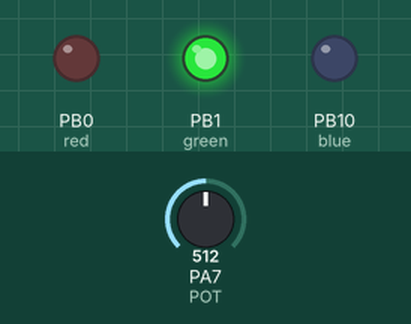
This sketch was run on a simulated STM32 Blue Pill. Shown: output pins drawn as LEDs (lit = HIGH). The test bench sets the inputs (shaded band); at power-on: PA7 (POT) = 512.

Above: at 1.2 s.
1.3 s: PA7 (POT) set to 159
2.8 s: PA7 (POT) set to 147
At 3.5 s:
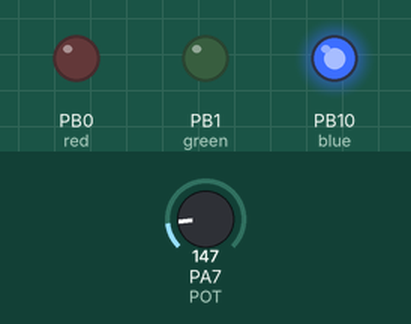
4.3 s: PA7 (POT) set to 129
At 4.6 s:
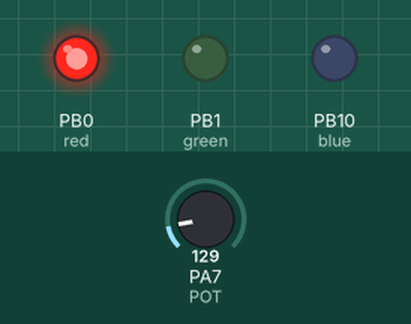
5.8 s: PA7 (POT) set to 149
At 7.0 s:
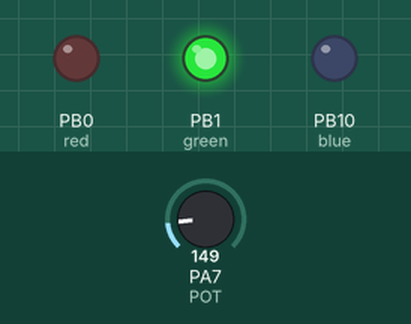
7.3 s: PA7 (POT) set to 122
At 8.1 s:
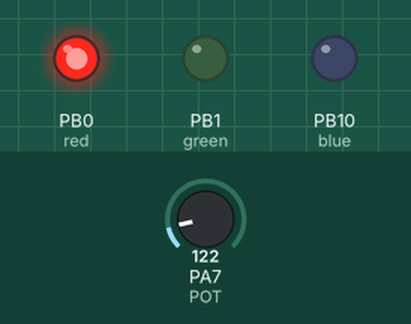
Timing chart, 0 to 9.8 s (numbered marks = the images above; inputs shaded):
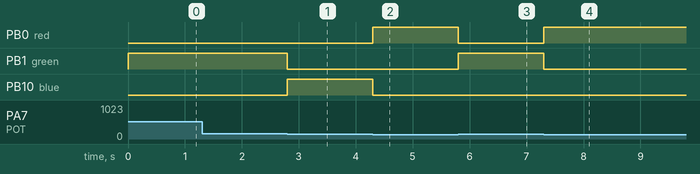

The sketch:

Temperature_Sensor.ino
```cpp
int red=PB0;
int green=PB1;
int blue=PB10;
int POT=PA7;
void setup() {
  // put your setup code here, to run once:
  pinMode(red,OUTPUT);
  pinMode(green,OUTPUT);
  pinMode(blue,OUTPUT);
  pinMode(POT,INPUT);

}

void loop() {
  // put your main code here, to run repeatedly:

  int val=analogRead(POT);
  // val=map(val, 100, 300, 0, 255);
  if (val<139)
  {
    digitalWrite(red,HIGH);
    digitalWrite(green,LOW);
    digitalWrite(blue,LOW);
  }
  else if(val>147)
  {
    digitalWrite(red,LOW);
    digitalWrite(green,HIGH);
    digitalWrite(blue,LOW);
  }
  else
  {
    digitalWrite(red,LOW);
    digitalWrite(green,LOW);
    digitalWrite(blue,HIGH);
  }
}
```

Measured:
- the behaviour switches between 148 and 147 on PA7 (POT) (found by bisection; images 0 and 1)
- after the input at 1.3 s, every drawn part: stays the same
- after the input at 2.8 s, PB1 (green): HIGH → LOW at once; PB10 (blue): LOW → HIGH at once
- after the input at 4.3 s, PB0 (red): LOW → HIGH at once; PB10 (blue): HIGH → LOW at once
- after the input at 5.8 s, PB0 (red): HIGH → LOW at once; PB1 (green): LOW → HIGH at once
- after the input at 7.3 s, PB0 (red): LOW → HIGH at once; PB1 (green): HIGH → LOW at once
